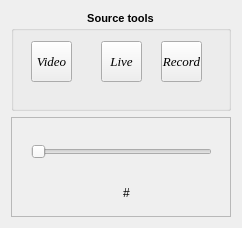
                  <widget class="QWidget" name="sawcsCam_2">
                   <property name="geometry">
                    <rect>
                     <x>0</x>
                     <y>0</y>
                     <width>238</width>
                     <height>224</height>
                    </rect>
                   </property>
                   <layout class="QGridLayout" name="gridLayout_10">
                    <item row="1" column="0">
                     <widget class="QFrame" name="fmCamSample_2">
                      <property name="minimumSize">
                       <size>
                        <width>220</width>
                        <height>100</height>
                       </size>
                      </property>
                      <property name="maximumSize">
                       <size>
                        <width>220</width>
                        <height>100</height>
                       </size>
                      </property>
                      <property name="frameShape">
                       <enum>QFrame::StyledPanel</enum>
                      </property>
                      <property name="frameShadow">
                       <enum>QFrame::Raised</enum>
                      </property>
                      <widget class="QSlider" name="hsCamSample_2">
                       <property name="geometry">
                        <rect>
                         <x>20</x>
                         <y>20</y>
                         <width>181</width>
                         <height>29</height>
                        </rect>
                       </property>
                       <property name="orientation">
                        <enum>Qt::Horizontal</enum>
                       </property>
                      </widget>
                      <widget class="QLabel" name="lbCamSample_2">
                       <property name="geometry">
                        <rect>
                         <x>30</x>
                         <y>60</y>
                         <width>171</width>
                         <height>31</height>
                        </rect>
                       </property>
                       <property name="text">
                        <string>#</string>
                       </property>
                       <property name="alignment">
                        <set>Qt::AlignCenter</set>
                       </property>
                      </widget>
                     </widget>
                    </item>
                    <item row="0" column="0">
                     <widget class="QGroupBox" name="gpSourceTools_2">
                      <property name="minimumSize">
                       <size>
                        <width>0</width>
                        <height>100</height>
                       </size>
                      </property>
                      <property name="font">
                       <font>
                        <pointsize>8</pointsize>
                        <weight>75</weight>
                        <bold>true</bold>
                       </font>
                      </property>
                      <property name="title">
                       <string>Source tools</string>
                      </property>
                      <property name="alignment">
                       <set>Qt::AlignHCenter|Qt::AlignTop</set>
                      </property>
                      <widget class="QToolButton" name="btnVideo_2">
                       <property name="geometry">
                        <rect>
                         <x>20</x>
                         <y>30</y>
                         <width>41</width>
                         <height>41</height>
                        </rect>
                       </property>
                       <property name="font">
                        <font>
                         <family>Times New Roman</family>
                         <pointsize>10</pointsize>
                         <weight>50</weight>
                         <italic>true</italic>
                         <bold>false</bold>
                        </font>
                       </property>
                       <property name="text">
                        <string>Video</string>
                       </property>
                       <property name="icon">
                        <iconset>
                         <normaloff>ICONS/play-movies-icon.png</normaloff>ICONS/play-movies-icon.png</iconset>
                       </property>
                       <property name="iconSize">
                        <size>
                         <width>12</width>
                         <height>12</height>
                        </size>
                       </property>
                       <property name="checkable">
                        <bool>true</bool>
                       </property>
                       <property name="autoExclusive">
                        <bool>true</bool>
                       </property>
                       <property name="toolButtonStyle">
                        <enum>Qt::ToolButtonTextUnderIcon</enum>
                       </property>
                      </widget>
                      <widget class="QToolButton" name="btnRecord_2">
                       <property name="geometry">
                        <rect>
                         <x>150</x>
                         <y>30</y>
                         <width>41</width>
                         <height>41</height>
                        </rect>
                       </property>
                       <property name="font">
                        <font>
                         <family>Times New Roman</family>
                         <pointsize>10</pointsize>
                         <weight>50</weight>
                         <italic>true</italic>
                         <bold>false</bold>
                        </font>
                       </property>
                       <property name="text">
                        <string>Record</string>
                       </property>
                       <property name="icon">
                        <iconset>
                         <normaloff>ICONS/Actions-media-record-icon.png</normaloff>ICONS/Actions-media-record-icon.png</iconset>
                       </property>
                       <property name="iconSize">
                        <size>
                         <width>12</width>
                         <height>12</height>
                        </size>
                       </property>
                       <property name="checkable">
                        <bool>true</bool>
                       </property>
                       <property name="autoExclusive">
                        <bool>true</bool>
                       </property>
                       <property name="toolButtonStyle">
                        <enum>Qt::ToolButtonTextUnderIcon</enum>
                       </property>
                      </widget>
                      <widget class="QToolButton" name="btnLive_2">
                       <property name="geometry">
                        <rect>
                         <x>90</x>
                         <y>30</y>
                         <width>41</width>
                         <height>41</height>
                        </rect>
                       </property>
                       <property name="font">
                        <font>
                         <family>Times New Roman</family>
                         <pointsize>10</pointsize>
                         <weight>50</weight>
                         <italic>true</italic>
                         <bold>false</bold>
                        </font>
                       </property>
                       <property name="text">
                        <string>Live</string>
                       </property>
                       <property name="icon">
                        <iconset>
                         <normaloff>ICONS/Pause-Normal-Red-icon.png</normaloff>ICONS/Pause-Normal-Red-icon.png</iconset>
                       </property>
                       <property name="iconSize">
                        <size>
                         <width>12</width>
                         <height>12</height>
                        </size>
                       </property>
                       <property name="checkable">
                        <bool>true</bool>
                       </property>
                       <property name="checked">
                        <bool>false</bool>
                       </property>
                       <property name="autoExclusive">
                        <bool>true</bool>
                       </property>
                       <property name="toolButtonStyle">
                        <enum>Qt::ToolButtonTextUnderIcon</enum>
                       </property>
                      </widget>
                     </widget>
                    </item>
                   </layout>
                  </widget>
